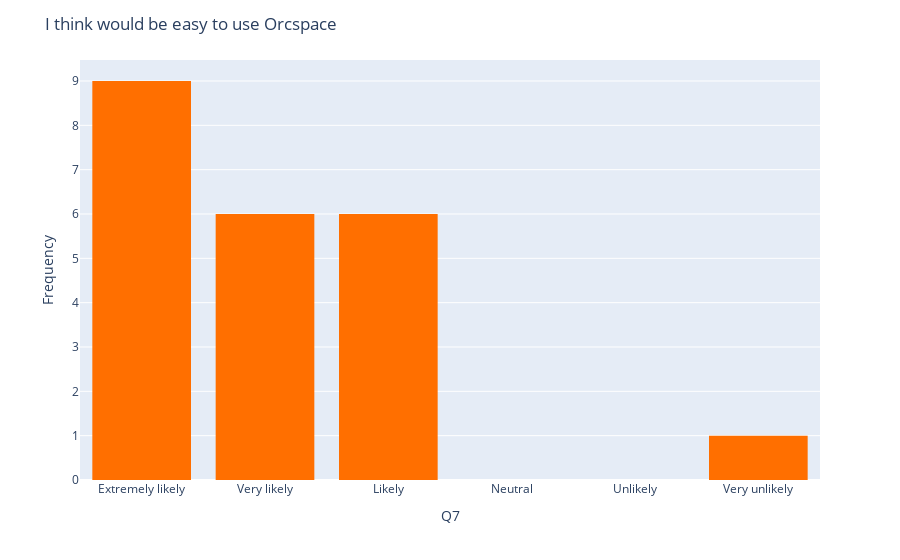

The notebook cell this image was saved under:
### Code cell
import plotly.express as px
import pandas as pd

# Load the dataset
df = pd.read_csv("results.csv")

# Plot the bar chart with a custom color
fig = px.histogram(
    df, 
    x="Q8", 
    color_discrete_sequence=["#FF6F00"],  # Change this to any color hex or name
    nbins=30,
    category_orders={"Q8":["Extremely likely", "Very likely", "Likely", "Neutral", "Unlikely", "Very unlikely", "Extremely unlikely"]}

    
)

fig.update_layout(
    title=dict(
        text="I think would be easy to use Orcspace",
        #align="auto"
    ),
    xaxis=dict(
        title=dict(
            text="Q7"
        )
    ),
    yaxis=dict(
        title=dict(
            text="Frequency"
        )
    ),
   
)

fig.show()

### Figure 1 — Plotly figure (JSON) as saved in the notebook; plotly's stock layout.template omitted (floating-point values rounded to 4 significant figures)
{"data": [{"alignmentgroup": "True", "bingroup": "x", "hovertemplate": "Q8=%{x}<br>count=%{y}<extra></extra>", "legendgroup": "", "marker": {"color": "#FF6F00", "pattern": {"shape": ""}}, "name": "", "nbinsx": 30, "offsetgroup": "", "orientation": "v", "showlegend": false, "type": "histogram", "x": ["Likely", "Extremely likely", "Very likely", "Very unlikely", "Likely", "Extremely likely", "Extremely likely", "Extremely likely", "Extremely likely", "Very likely", "Likely", "Very likely", "Extremely likely", "Very likely", "Likely", "Extremely likely", "Likely", "Very likely", "Extremely likely", "Likely", "Very likely", "Extremely likely"], "xaxis": "x", "yaxis": "y"}], "layout": {"autosize": true, "barmode": "relative", "legend": {"tracegroupgap": 0}, "margin": {"t": 60}, "title": {"text": "I think would be easy to use Orcspace"}, "xaxis": {"anchor": "y", "autorange": true, "categoryarray": ["Extremely likely", "Very likely", "Likely", "Neutral", "Unlikely", "Very unlikely", "Extremely unlikely"], "categoryorder": "array", "domain": [0, 1], "range": [-0.5, 5.5], "title": {"text": "Q7"}, "type": "category"}, "yaxis": {"anchor": "x", "autorange": true, "domain": [0, 1], "range": [0, 9.474], "title": {"text": "Frequency"}}}}
